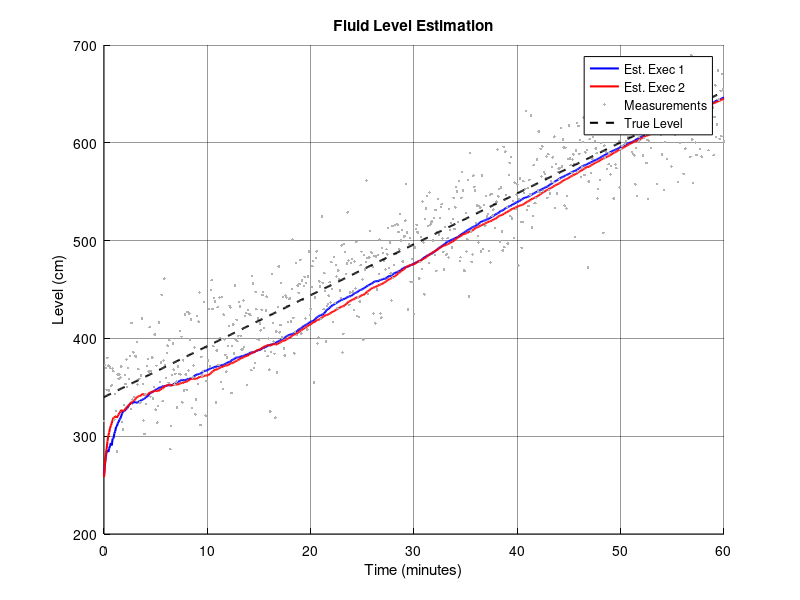
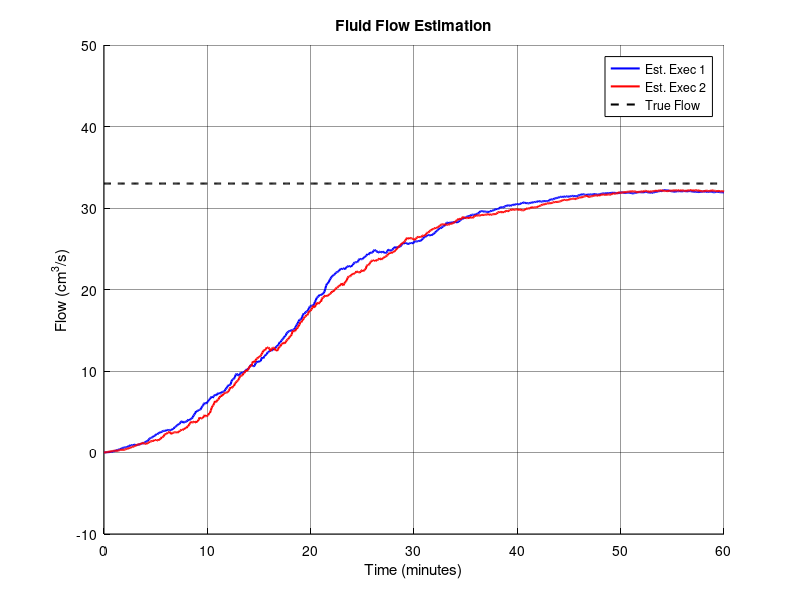
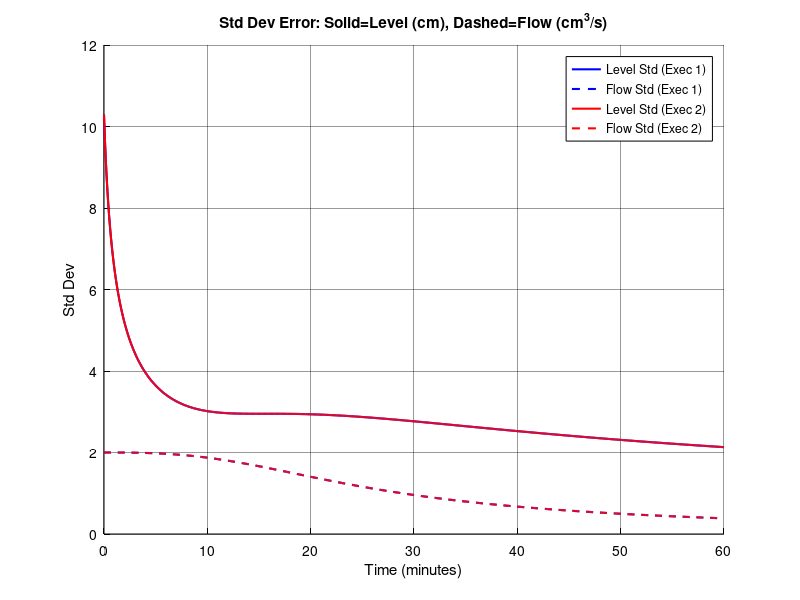

Write the MATLAB code that produced these figures, in order.
% =========================================================================
% Script: kalman_flow.m
% Subject: Signal Processing for Communications
% Assignment: Lab 3 - Linear Estimation and Kalman Filtering
% Task: 5 (Simultaneous Estimation of Level and Flow)
% =========================================================================

clear; clc; close all;

%% 1. SYSTEM PARAMETERS AND CONFIGURATION

% --- Physical Constants ---
rho_kgm3 = 874;                 % Density of Benzene [kg/m^3] [cite: 75]
rho_gcm3 = rho_kgm3 / 1000;     % Density [g/cm^3]
ch = 0.98 * rho_gcm3;           % Hydrostatic constant [mbar/cm] [cite: 26]

T = 5;                          % Sampling period [s] [cite: 128]
diameter = 22;                  % Tank diameter [cm] [cite: 128]
radius = diameter / 2;
Area = pi * radius^2;           % Tank cross-section area [cm^2]

% --- Simulation Duration ---
% 60 minutes * 60 seconds / 5 seconds per sample = 720 samples
duration_min = 60;
N = (duration_min * 60) / T;    % Total time steps [cite: 132]
num_execs = 2;                  % Number of executions to plot

% --- True System Values ---
l_true_init = 340;              % Initial True Level [cm] [cite: 130]
q_true_val  = 33;               % True Flow [cm^3/s] (Constant) 

% --- Kalman Filter Initialization Parameters ---
% Level Guess
mu_l = 250;                     % Initial guess for level [cm] [cite: 130]
sigma_l = 11;                   % Uncertainty for level [cm] [cite: 130]

% Flow Guess
mu_q = 0;                       % Initial guess for flow [cm^3/s] 
sigma_q = 2;                   % Uncertainty for flow [cm^3/s] 

% Measurement Noise
sigma_v = 25;                   % Sensor noise std dev [mbar] 
R = sigma_v^2;                  % Measurement noise covariance (Scalar)

% --- State Space Matrices (2x2) ---
% State vector s_n = [level; flow]
% s_n = A * s_{n-1} + u_n (u_n=0 for this task)
A = [1,  T/Area;
     0,       1];               % derived from [cite: 115-119]

% Measurement: x_n = H * s_n + w_n
H = [ch, 0];                    % We only measure pressure (level) [cite: 121]

% Process Noise Covariance Q
% For Task 5, we assume constant flow, so the model is perfect (Q=0)
Q = zeros(2, 2); 

% Initial Error Covariance Matrix P (or Sigma)
% We assume initial errors in level and flow are uncorrelated
Sigma_init = [sigma_l^2, 0;
              0,         sigma_q^2];

%% 2. SIMULATION LOOP

% Prepare Figures with Professional Style
% Fig 1: Level Estimation
figure(1); set(gcf, 'Color', 'w'); set(gca, 'Color', 'w'); hold on; grid on;
set(gca, 'GridColor', 'k', 'GridAlpha', 0.4); set(gca, 'XColor', 'k', 'YColor', 'k');
title('Fluid Level Estimation', 'Color', 'k', 'FontWeight', 'bold');
xlabel('Time (minutes)', 'Color', 'k'); ylabel('Level (cm)', 'Color', 'k');

% Fig 2: Flow Estimation
figure(2); set(gcf, 'Color', 'w'); set(gca, 'Color', 'w'); hold on; grid on;
set(gca, 'GridColor', 'k', 'GridAlpha', 0.4); set(gca, 'XColor', 'k', 'YColor', 'k');
title('Fluid Flow Estimation', 'Color', 'k', 'FontWeight', 'bold');
xlabel('Time (minutes)', 'Color', 'k'); ylabel('Flow (cm^3/s)', 'Color', 'k');

% Fig 3: Error Std Deviation
figure(3); set(gcf, 'Color', 'w'); set(gca, 'Color', 'w'); hold on; grid on;
set(gca, 'GridColor', 'k', 'GridAlpha', 0.4); set(gca, 'XColor', 'k', 'YColor', 'k');
title('Std Dev of Estimation Error (\surd\Sigma_{n|n})', 'Color', 'k', 'FontWeight', 'bold');
xlabel('Time (minutes)', 'Color', 'k'); ylabel('Std Dev', 'Color', 'k');

colors = ['b', 'r']; % Colors for executions

for k = 1:num_execs
    
    % --- Pre-allocation ---
    s_hat_hist = zeros(2, N+1); % Rows: 1=Level, 2=Flow
    Sigma_hist_l = zeros(1, N+1); % Variance of Level
    Sigma_hist_q = zeros(1, N+1); % Variance of Flow
    x_hist = zeros(1, N+1);
    s_true_hist = zeros(2, N+1);
    
    % --- Initialization ---
    s_hat = [mu_l; mu_q];       % Initial Estimate [250; 0]
    Sigma = Sigma_init;         % Initial Covariance
    
    % True state initialization (Level starts at 340, Flow constant at 33)
    s_true = [l_true_init; q_true_val]; 
    
    % --- Time Loop ---
    for i = 1:(N+1)
        % Time in minutes for plotting
        t_min = (i-1) * T / 60;
        
        % 1. Simulate Reality
        % Update true physics (Linear evolution)
        % Note: Ideally s_true evolves using A, but since q is constant
        % and A assumes constant q, this works perfectly.
        if i > 1
             s_true = A * s_true; 
        end
        
        % Generate Measurement (Pressure from Level + Noise)
        x_n = H * s_true + sigma_v * randn;
        
        % 2. Kalman Filter Step
        
        % Prediction
        s_pred = A * s_hat;
        Sigma_pred = A * Sigma * A' + Q;
        
        % Correction
        % Innovation covariance (scalar for single sensor)
        S = H * Sigma_pred * H' + R; 
        K = Sigma_pred * H' / S;     % Kalman Gain (2x1 vector)
        
        s_hat = s_pred + K * (x_n - H * s_pred);
        Sigma = (eye(2) - K * H) * Sigma_pred;
        
        % 3. Storage
        s_hat_hist(:, i) = s_hat;
        s_true_hist(:, i) = s_true;
        x_hist(i) = x_n;
        
        % Extract diagonals of Sigma (Variances)
        Sigma_hist_l(i) = Sigma(1,1);
        Sigma_hist_q(i) = Sigma(2,2);
    end
    
    % --- Plotting Execution k ---
    time_vec = (0:N) * T / 60; % Time in minutes
    
    % Fig 1: Level
    figure(1);
    plot(time_vec, s_hat_hist(1,:), 'Color', colors(k), 'LineWidth', 1.5, ...
        'DisplayName', sprintf('Est. Exec %d', k));
    
    % Fig 2: Flow
    figure(2);
    plot(time_vec, s_hat_hist(2,:), 'Color', colors(k), 'LineWidth', 1.5, ...
        'DisplayName', sprintf('Est. Exec %d', k));
    
    % Fig 3: Error Std Dev (Level and Flow)
    figure(3);
    % Plot Level Error Std
    plot(time_vec, sqrt(Sigma_hist_l), [colors(k) '-'], 'LineWidth', 1.5, ...
        'DisplayName', sprintf('Level Std (Exec %d)', k));
    % Plot Flow Error Std
    plot(time_vec, sqrt(Sigma_hist_q), [colors(k) '--'], 'LineWidth', 1.5, ...
        'DisplayName', sprintf('Flow Std (Exec %d)', k));
end

%% 3. FINALIZING PLOTS

time_vec = (0:N) * T / 60;

% --- Figure 1: Level ---
figure(1);
% Plot Measurements (convert mbar to cm for visualization)
plot(time_vec, x_hist/ch, '.', 'Color', [0.7 0.7 0.7], 'DisplayName', 'Measurements');
% Plot True Level
plot(time_vec, s_true_hist(1,:), 'k--', 'LineWidth', 1.5, 'DisplayName', 'True Level');
legend('Location', 'best', 'TextColor', 'k', 'Color', 'w', 'EdgeColor', 'k');

% --- Figure 2: Flow ---
figure(2);
% Plot True Flow
plot(time_vec, s_true_hist(2,:), 'k--', 'LineWidth', 1.5, 'DisplayName', 'True Flow');
legend('Location', 'best', 'TextColor', 'k', 'Color', 'w', 'EdgeColor', 'k');
ylim([-10 50]); % Focus on the transition from 0 to 33

% --- Figure 3: Std Dev ---
figure(3);
legend('Location', 'best', 'TextColor', 'k', 'Color', 'w', 'EdgeColor', 'k');
title('Std Dev Error: Solid=Level (cm), Dashed=Flow (cm^3/s)', 'Color', 'k');